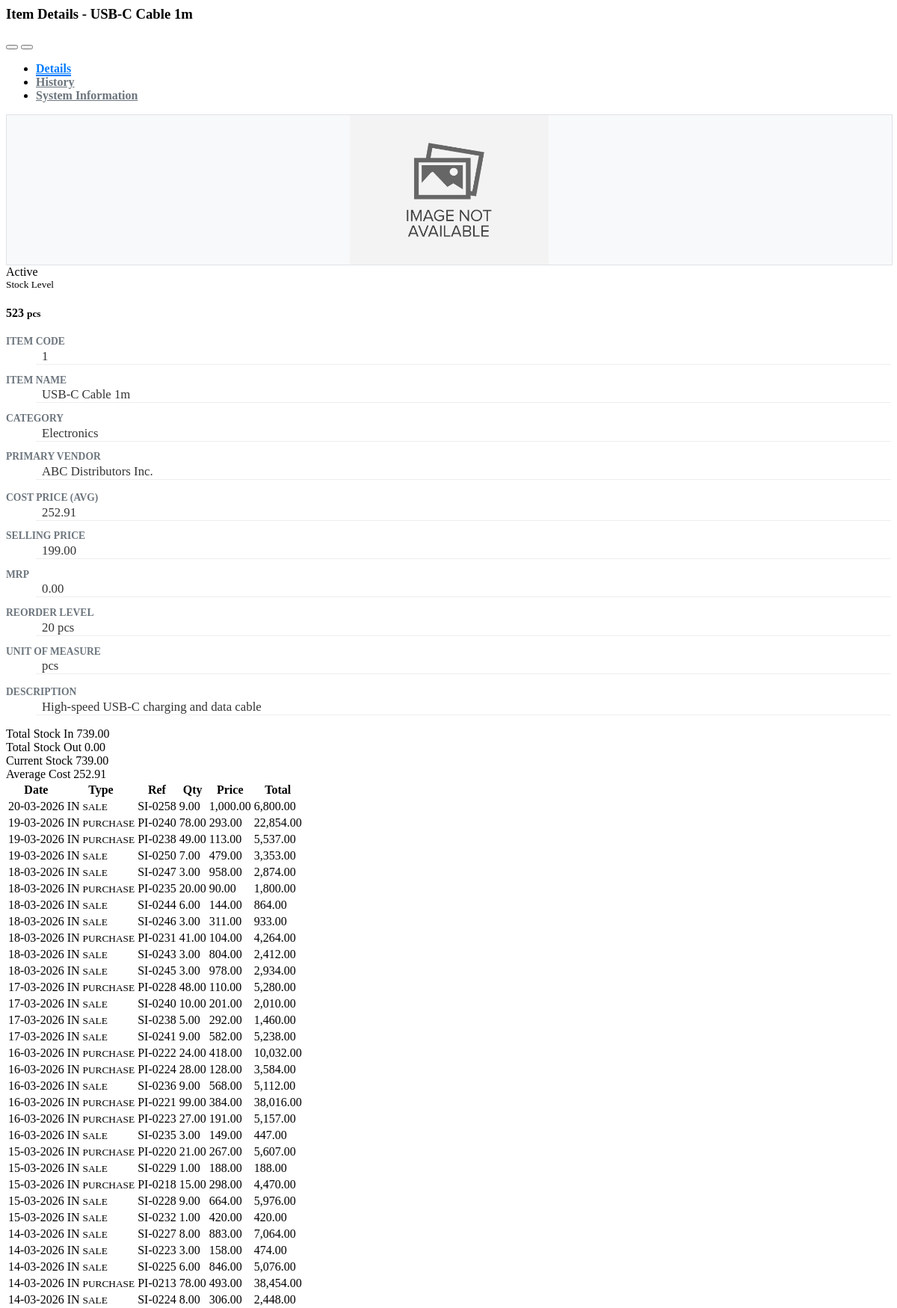
Page /admin/modules/master/items/view.php?id=1 (upper part) on the committed database.
### tables this page shows
CREATE TABLE `transaction_items` (
  `id` int(30) NOT NULL AUTO_INCREMENT,
  `transaction_id` int(30) NOT NULL,
  `item_id` int(30) NOT NULL,
  `quantity` float NOT NULL DEFAULT 0,
  `unit_price` float NOT NULL DEFAULT 0,
  `mrp` float NOT NULL DEFAULT 0,
  `cost_price` float NOT NULL DEFAULT 0,
  `total_price` float NOT NULL DEFAULT 0,
  `profit` float NOT NULL DEFAULT 0,
  `date_created` datetime NOT NULL DEFAULT current_timestamp(),
  PRIMARY KEY (`id`),
  KEY `transaction_id` (`transaction_id`),
  KEY `item_id` (`item_id`)
);

CREATE TABLE `transactions` (
  `id` int(30) NOT NULL AUTO_INCREMENT,
  `reference_code` varchar(100) DEFAULT NULL,
  `type` varchar(50) NOT NULL COMMENT 'sale, purchase, expense, payment, return, adjustment, opening_balance, opening_stock',
  `entity_type` varchar(50) DEFAULT NULL,
  `entity_id` int(30) DEFAULT NULL COMMENT 'FK to entity_list (customer or supplier)',
  `account_id` int(30) DEFAULT NULL COMMENT 'FK to account_list (payment account)',
  `parent_id` int(30) DEFAULT NULL COMMENT 'For payments and returns, references parent transaction',
  `total_amount` float NOT NULL DEFAULT 0,
  `discount_perc` float NOT NULL DEFAULT 0,
  `discount` float NOT NULL DEFAULT 0,
  `tax_perc` float NOT NULL DEFAULT 0,
  `tax` float NOT NULL DEFAULT 0,
  `payment_terms` varchar(50) DEFAULT 'Cash',
  `remarks` text DEFAULT NULL,
  `status` tinyint(1) NOT NULL DEFAULT 1 COMMENT '0=Pending,1=Active/Paid',
  `transaction_date` date DEFAULT NULL,
  `created_by` int(30) DEFAULT NULL COMMENT 'FK to users.id',
  `updated_by` int(30) DEFAULT NULL,
  `date_created` datetime NOT NULL DEFAULT current_timestamp(),
  `date_updated` datetime DEFAULT NULL ON UPDATE current_timestamp(),
  PRIMARY KEY (`id`),
  KEY `entity_id` (`entity_id`),
  KEY `account_id` (`account_id`),
  KEY `parent_id` (`parent_id`),
  KEY `type` (`type`),
  KEY `transaction_date` (`transaction_date`),
  KEY `reference_code` (`reference_code`),
  KEY `status` (`status`),
  KEY `created_by` (`created_by`),
  KEY `reference_code_2` (`reference_code`)
);

### config.php (called while the page is built, shortened)
<?php
function validate_image($file){
	if(!empty($file)){
        $ex = explode('?',$file);
        $file = $ex[0];
        $param =  isset($ex[1]) ? '?'.$ex[1]  : '';
		if(is_file(base_app.$file)){
			return base_url.$file.$param;
		}else{
			return base_url.'dist/img/no-image-available.png';
		}
	}else{
		return base_url.'dist/img/no-image-available.png';
	}
}
?>

### admin/modules/master/items/view.php (the view, shortened to what this page needs)
<?php
if(!isset($conn) || !$conn){
    require_once __DIR__ . '/../../../../config.php';
}
$id = isset($_GET['id']) ? intval($_GET['id']) : 0;
$available_stock = floatval($quantity ?? 0);
?>
<div class="container-fluid pt-2">
    <div class="card card-outline card-primary shadow rounded-0">
        <div class="card-header">
            <h3 class="card-title">Item Details - <?php echo htmlspecialchars($name ?? '') ?></h3>
            <div class="card-tools">
                <button class="btn btn-flat btn-sm btn-danger" type="button" id="delete_item" title="Delete"><i class="fa fa-trash"></i></button>
                <button class="btn btn-flat btn-sm btn-success" type="button" id="print_btn" title="Print"><i class="fa fa-print"></i></button>
            </div>
        </div>
        <div class="card-body">
            <ul class="nav nav-tabs" id="itemViewTab" role="tablist">
                <li class="nav-item">
                    <a class="nav-link active" id="details-tab" data-toggle="tab" href="#details" role="tab" aria-controls="details" aria-selected="true">Details</a>
                </li>
                <li class="nav-item">
                    <a class="nav-link" id="transactions-tab" data-toggle="tab" href="#transactions" role="tab" aria-controls="transactions" aria-selected="false">History</a>
                </li>
                <li class="nav-item">
                    <a class="nav-link" id="system-tab" data-toggle="tab" href="#system" role="tab" aria-controls="system" aria-selected="false">System Information</a>
                </li>
            </ul>
            <div class="tab-content pt-3" id="itemViewTabContent">
                <div class="tab-pane fade show active" id="details" role="tabpanel">
                    <div id="print_out">
                        <div class="row">
                            <div class="col-md-3 border-right text-center">
                                <img src="<?php echo validate_image($image_path ?? "") ?>" alt="Item Image" class="img-fluid item-img-view rounded mb-3">
                                <div class="mb-3">
                                    <?php if(isset($status) && $status == 1): ?>
                                        <span class="badge badge-success px-3 py-2 rounded-pill">Active</span>
                                    <?php else: ?>
                                        <span class="badge badge-danger px-3 py-2 rounded-pill">Inactive</span>
                                    <?php endif; ?>
                                </div>
                                <div class="alert <?php echo $available_stock <= ($reorder_level ?? 0) ? 'alert-danger' : 'alert-info' ?> py-2 px-1">
                                    <small class="font-weight-bold d-block text-uppercase">Stock Level</small>
                                    <h4 class="mb-0 font-weight-bold"><?php echo number_format($available_stock) ?> <small><?php echo htmlspecialchars($unit ?? '') ?></small></h4>
                                </div>
                            </div>
                            <div class="col-md-9">
                                <div class="row">
                                    <div class="col-md-6 border-right">
                                        <dl>
                                            <dt>Item Code</dt>
                                            <dd><?php echo htmlspecialchars($id ?? '') ?></dd>
                                            <dt>Item Name</dt>
                                            <dd class="font-weight-bold text-navy"><?php echo htmlspecialchars($name ?? 'N/A') ?></dd>
                                            <dt>Category</dt>
                                            <dd><?php echo htmlspecialchars($category ?? 'Uncategorized') ?></dd>
                                            <dt>Primary Vendor</dt>
                                            <dd><?php echo htmlspecialchars($vendor ?? 'N/A') ?></dd>
                                        </dl>
                                    </div>
                                    <div class="col-md-6">
                                        <dl>
                                            <dt>Cost Price (Avg)</dt>
                                            <dd class="text-success font-weight-bold"><?php echo number_format($cost ?? 0, 2) ?></dd>
                                            <dt>Selling Price</dt>
                                            <dd class="text-navy font-weight-bold"><?php echo number_format($selling_price ?? 0, 2) ?></dd>
                                            <dt>MRP</dt>
                                            <dd class="text-muted font-weight-bold"><?php echo number_format($mrp ?? 0, 2) ?></dd>
                                            <dt>Reorder Level</dt>
                                            <dd><?php echo number_format($reorder_level ?? 0) ?> <?php echo htmlspecialchars($unit ?? '') ?></dd>
                                            <dt>Unit of Measure</dt>
                                            <dd><?php echo htmlspecialchars($unit ?? 'N/A') ?></dd>
                                        </dl>
                                    </div>
                                </div>
                                <div class="row px-2">
                                    <div class="col-12">
                                        <dl>
                                            <dt>Description</dt>
                                            <dd class="border-0"><?php echo isset($description) && !empty($description) ? nl2br(htmlspecialchars($description)) : '<em>No description provided.</em>' ?></dd>
                                        </dl>
                                    </div>
                                </div>
                            </div>
                        </div>
                    </div>
                </div>
                <div class="tab-pane fade" id="transactions" role="tabpanel">
                    <?php
                    $stat = $conn->query("SELECT
                                        SUM(CASE WHEN quantity > 0 THEN quantity ELSE 0 END) as total_in,
                                        SUM(CASE WHEN quantity < 0 THEN ABS(quantity) ELSE 0 END) as total_out
                                        FROM transaction_items WHERE item_id = '{$id}'")->fetch_assoc();
                    $stat['total_in'] = $stat['total_in'] ?? 0;
                    $stat['total_out'] = $stat['total_out'] ?? 0;
                    $stat['available'] = $stat['total_in'] - $stat['total_out'];
                    ?>
                    <div class="row mb-3">
                        <div class="col-md-3">
                            <div class="info-box bg-light shadow-sm border py-1" style="min-height:auto">
                                <div class="info-box-content">
                                    <span class="info-box-text small text-muted text-uppercase">Total Stock In</span>
                                    <span class="info-box-number h5 mb-0 font-weight-bold text-success"><?php echo number_format($stat['total_in'], 2) ?></span>
                                </div>
                            </div>
                        </div>
                        <div class="col-md-3">
                            <div class="info-box bg-light shadow-sm border py-1" style="min-height:auto">
                                <div class="info-box-content">
                                    <span class="info-box-text small text-muted text-uppercase">Total Stock Out</span>
                                    <span class="info-box-number h5 mb-0 font-weight-bold text-warning"><?php echo number_format($stat['total_out'], 2) ?></span>
                                </div>
                            </div>
                        </div>
                        <div class="col-md-3">
                            <div class="info-box bg-light shadow-sm border py-1" style="min-height:auto">
                                <div class="info-box-content">
                                    <span class="info-box-text small text-muted text-uppercase">Current Stock</span>
                                    <span class="info-box-number h5 mb-0 font-weight-bold text-navy"><?php echo number_format($stat['available'], 2) ?></span>
                                </div>
                            </div>
                        </div>
                        <div class="col-md-3">
                            <div class="info-box bg-light shadow-sm border py-1" style="min-height:auto">
                                <div class="info-box-content">
                                    <span class="info-box-text small text-muted text-uppercase">Average Cost</span>
                                    <span class="info-box-number h5 mb-0 font-weight-bold text-info"><?php echo number_format($cost ?? 0, 2) ?></span>
                                </div>
                            </div>
                        </div>
                    </div>
                    <div class="table-responsive">
                        <table class="table table-hover table-sm text-sm" id="transactionTable">
                            <thead class="bg-light">
                                <tr>
                                    <th>Date</th>
                                    <th>Type</th>
                                    <th>Ref</th>
                                    <th class="text-right">Qty</th>
                                    <th class="text-right">Price</th>
                                    <th class="text-right">Total</th>
                                </tr>
                            </thead>
                            <tbody>
                                <?php
                                $txns = $conn->query("SELECT ti.*, t.transaction_date as date_created, t.reference_code as ref_code, t.type as trans_type, ti.unit_price as price, ti.total_price as total FROM transaction_items ti JOIN transactions t ON ti.transaction_id = t.id WHERE ti.item_id = '{$id}' ORDER BY t.transaction_date DESC");
                                if($txns->num_rows > 0):
                                    while($row = $txns->fetch_assoc()):
                                ?>
                                <tr>
                                    <td><?php echo date("d-m-Y", strtotime($row['date_created'])) ?></td>
                                    <td>
                                        <span class="badge <?php echo $row['quantity'] > 0 ? 'badge-success' : 'badge-warning' ?>">
                                            <?php echo $row['quantity'] > 0 ? 'IN' : 'OUT' ?>
                                        </span>
                                        <small class="text-muted font-weight-bold ml-1" style="text-transform:uppercase"><?php echo $row['trans_type'] ?></small>
                                    </td>
                                    <td><?php echo htmlspecialchars($row['ref_code'] ?? '-') ?></td>
                                    <td class="text-right font-weight-bold"><?php echo number_format(abs($row['quantity']), 2) ?></td>
                                    <td class="text-right text-muted"><?php echo number_format($row['price'], 2) ?></td>
                                    <td class="text-right"><?php echo number_format($row['total'], 2) ?></td>
                                </tr>
                                <?php endwhile; else: ?>
                                <tr><td colspan="6" class="text-center text-muted">No transactions found.</td></tr>
                                <?php endif; ?>
                            </tbody>
                        </table>
                    </div>
                </div>
            </div>
        </div>
    </div>
</div>

### admin/modules/master/items/view.php (style rules this page uses)
#itemViewTab .nav-link { font-weight: 600; color: #6c757d; }
#itemViewTab .nav-link.active { color: #007bff; border-bottom: 2px solid #007bff; }
.item-img-view { width: 100%; max-height: 200px; object-fit: contain; background: #f8f9fa; border: 1px solid #dee2e6; }
dl dt { font-size: 0.85rem; color: #6c757d; font-weight: 600; text-transform: uppercase; margin-bottom: 0.1rem; }
dl dd { font-size: 1.05rem; font-weight: 500; color: #333; padding-left: 0.5rem; border-bottom: 1px solid #eee; margin-bottom: 0.8rem; }

### rows in the picture
transaction_items: transaction.transaction_date "20-03-2026", shows "IN", transaction.type "SALE", transaction.reference_code "SI-0258", quantity "9.00", unit_price "1,000.00", total_price "6,800.00"
transaction_items: transaction.transaction_date "19-03-2026", shows "IN", transaction.type "PURCHASE", transaction.reference_code "PI-0240", quantity "78.00", unit_price "293.00", total_price "22,854.00"
transaction_items: transaction.transaction_date "19-03-2026", shows "IN", transaction.type "PURCHASE", transaction.reference_code "PI-0238", quantity "49.00", unit_price "113.00", total_price "5,537.00"
transaction_items: transaction.transaction_date "19-03-2026", shows "IN", transaction.type "SALE", transaction.reference_code "SI-0250", quantity "7.00", unit_price "479.00", total_price "3,353.00"
transaction_items: transaction.transaction_date "18-03-2026", shows "IN", transaction.type "SALE", transaction.reference_code "SI-0247", quantity "3.00", unit_price "958.00", total_price "2,874.00"
transaction_items: transaction.transaction_date "18-03-2026", shows "IN", transaction.type "PURCHASE", transaction.reference_code "PI-0235", quantity "20.00", unit_price "90.00", total_price "1,800.00"
transaction_items: transaction.transaction_date "18-03-2026", shows "IN", transaction.type "SALE", transaction.reference_code "SI-0244", quantity "6.00", unit_price "144.00", total_price "864.00"
transaction_items: transaction.transaction_date "18-03-2026", shows "IN", transaction.type "SALE", transaction.reference_code "SI-0246", quantity "3.00", unit_price "311.00", total_price "933.00"
transaction_items: transaction.transaction_date "18-03-2026", shows "IN", transaction.type "PURCHASE", transaction.reference_code "PI-0231", quantity "41.00", unit_price "104.00", total_price "4,264.00"
transaction_items: transaction.transaction_date "18-03-2026", shows "IN", transaction.type "SALE", transaction.reference_code "SI-0243", quantity "3.00", unit_price "804.00", total_price "2,412.00"
transaction_items: transaction.transaction_date "18-03-2026", shows "IN", transaction.type "SALE", transaction.reference_code "SI-0245", quantity "3.00", unit_price "978.00", total_price "2,934.00"
transaction_items: transaction.transaction_date "17-03-2026", shows "IN", transaction.type "PURCHASE", transaction.reference_code "PI-0228", quantity "48.00", unit_price "110.00", total_price "5,280.00"
transaction_items: transaction.transaction_date "17-03-2026", shows "IN", transaction.type "SALE", transaction.reference_code "SI-0240", quantity "10.00", unit_price "201.00", total_price "2,010.00"
transaction_items: transaction.transaction_date "17-03-2026", shows "IN", transaction.type "SALE", transaction.reference_code "SI-0238", quantity "5.00", unit_price "292.00", total_price "1,460.00"
transaction_items: transaction.transaction_date "17-03-2026", shows "IN", transaction.type "SALE", transaction.reference_code "SI-0241", quantity "9.00", unit_price "582.00", total_price "5,238.00"
transaction_items: transaction.transaction_date "16-03-2026", shows "IN", transaction.type "PURCHASE", transaction.reference_code "PI-0222", quantity "24.00", unit_price "418.00", total_price "10,032.00"
transaction_items: transaction.transaction_date "16-03-2026", shows "IN", transaction.type "PURCHASE", transaction.reference_code "PI-0224", quantity "28.00", unit_price "128.00", total_price "3,584.00"
transaction_items: transaction.transaction_date "16-03-2026", shows "IN", transaction.type "SALE", transaction.reference_code "SI-0236", quantity "9.00", unit_price "568.00", total_price "5,112.00"
transaction_items: transaction.transaction_date "16-03-2026", shows "IN", transaction.type "PURCHASE", transaction.reference_code "PI-0221", quantity "99.00", unit_price "384.00", total_price "38,016.00"
transaction_items: transaction.transaction_date "16-03-2026", shows "IN", transaction.type "PURCHASE", transaction.reference_code "PI-0223", quantity "27.00", unit_price "191.00", total_price "5,157.00"
transaction_items: transaction.transaction_date "16-03-2026", shows "IN", transaction.type "SALE", transaction.reference_code "SI-0235", quantity "3.00", unit_price "149.00", total_price "447.00"
transaction_items: transaction.transaction_date "15-03-2026", shows "IN", transaction.type "PURCHASE", transaction.reference_code "PI-0220", quantity "21.00", unit_price "267.00", total_price "5,607.00"
transaction_items: transaction.transaction_date "15-03-2026", shows "IN", transaction.type "SALE", transaction.reference_code "SI-0229", quantity "1.00", unit_price "188.00", total_price "188.00"
transaction_items: transaction.transaction_date "15-03-2026", shows "IN", transaction.type "PURCHASE", transaction.reference_code "PI-0218", quantity "15.00", unit_price "298.00", total_price "4,470.00"
transaction_items: transaction.transaction_date "15-03-2026", shows "IN", transaction.type "SALE", transaction.reference_code "SI-0228", quantity "9.00", unit_price "664.00", total_price "5,976.00"
transaction_items: transaction.transaction_date "15-03-2026", shows "IN", transaction.type "SALE", transaction.reference_code "SI-0232", quantity "1.00", unit_price "420.00", total_price "420.00"
transaction_items: transaction.transaction_date "14-03-2026", shows "IN", transaction.type "SALE", transaction.reference_code "SI-0227", quantity "8.00", unit_price "883.00", total_price "7,064.00"
transaction_items: transaction.transaction_date "14-03-2026", shows "IN", transaction.type "SALE", transaction.reference_code "SI-0223", quantity "3.00", unit_price "158.00", total_price "474.00"
transaction_items: transaction.transaction_date "14-03-2026", shows "IN", transaction.type "SALE", transaction.reference_code "SI-0225", quantity "6.00", unit_price "846.00", total_price "5,076.00"
transaction_items: transaction.transaction_date "14-03-2026", shows "IN", transaction.type "PURCHASE", transaction.reference_code "PI-0213", quantity "78.00", unit_price "493.00", total_price "38,454.00"
transaction_items: transaction.transaction_date "14-03-2026", shows "IN", transaction.type "SALE", transaction.reference_code "SI-0224", quantity "8.00", unit_price "306.00", total_price "2,448.00"

### other values in the picture
$name "USB-C Cable 1m"
$available_stock "523"
$unit "pcs"
$id "1"
$category "Electronics"
$vendor "ABC Distributors Inc."
$cost "252.91"
$selling_price "199.00"
$mrp "0.00"
$reorder_level "20"
$description "High-speed USB-C charging and data cable"
$stat['total_in'] "739.00"
$stat['total_out'] "0.00"
$stat['available'] "739.00"
